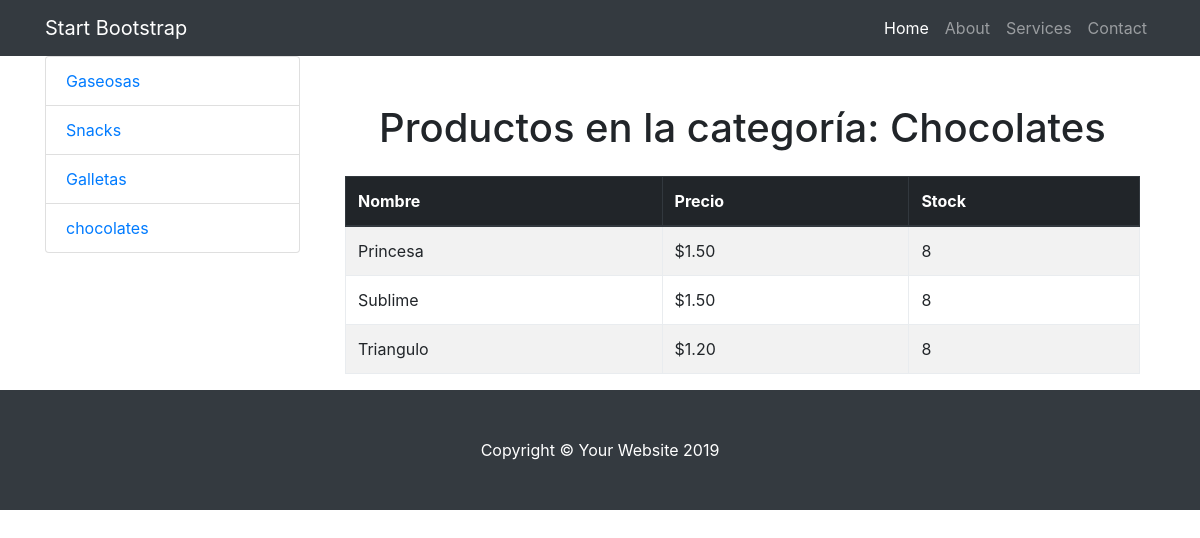
The app's page /tienda/categoria/4/ with its own data.
### tienda/models.py (models this page shows, shortened)
class Categoria(models.Model):
    nombre = models.CharField(max_length=200)
    pub_date = models.DateTimeField('fecha de registro',auto_now=True)

class Producto(models.Model):
    categoria = models.ForeignKey(Categoria,on_delete=models.CASCADE)
    nombre = models.CharField(max_length=200)
    precio = models.DecimalField(max_digits=6,decimal_places=2)
    stock = models.IntegerField(default=0)
    pub_date = models.DateTimeField('date published')

### tienda/views.py (the view)
# urls.py: path('categoria/<int:categoria_id>/', views.categoria_productos, name='categoria'),  # Vista de productos por categoría
def categoria_productos(request, categoria_id):
    categoria = get_object_or_404(Categoria, pk=categoria_id)
    productos = Producto.objects.filter(categoria=categoria)
    return render(request, 'categoria_productos.html', {'categoria': categoria, 'productos': productos})

### tienda/templates/categoria_productos.html (shortened to what this page needs)
{% extends "layout.html" %}
{% load static %}
{% block content %}
<div class="container mt-5">
    <h1 class="text-center">Productos en la categoría: {{ categoria.nombre }}</h1>
    <table class="table table-bordered table-striped mt-4">
        <thead class="thead-dark">
            <tr>
                <th>Nombre</th>
                <th>Precio</th>
                <th>Stock</th>
            </tr>
        </thead>
        <tbody>
            {% for producto in productos %}
                <tr>
                    <td>{{ producto.nombre }}</td>
                    <td>${{ producto.precio }}</td>
                    <td>{{ producto.stock }}</td>
                </tr>
            {% empty %}
                <tr>
                    <td colspan="3" class="text-center">No hay productos en esta categoría.</td>
                </tr>
            {% endfor %}
        </tbody>
    </table>
</div>
{% endblock %}

### tienda/static/css/shop.css (style rules this page uses)
body { padding-top: 54px; }
@media (min-width: 992px) { body { padding-top: 56px; } }

### records on screen
Categoria: nombre "Chocolates"
Producto: nombre "Princesa", precio "1.50", stock "8"
Producto: nombre "Sublime", precio "1.50", stock "8"
Producto: nombre "Triangulo", precio "1.20", stock "8"
